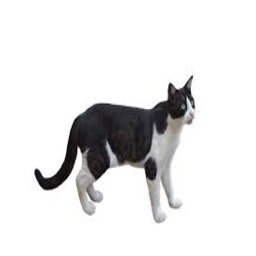
#> input picture cat.png, 256 x 256 px
$ python stecnography.py
#> lines starting #> are read from the running program, lines starting #| are printed output that depends on the picture
from PIL import Image

def encode_lsb_image(base_image_path, secret_image_path, output_path):
    # Open the base image
#> called with base_image_path = 'cat.png', secret_image_path = 'hidden.png', output_path = 'encoded_image_with_secret.png'
    base_image = Image.open(base_image_path)
#> base_image is the input picture: PIL image 256x256 RGB; mean R, G, B 229.2, 228.9, 229.1

    # Open the secret image
    secret_image = Image.open(secret_image_path)
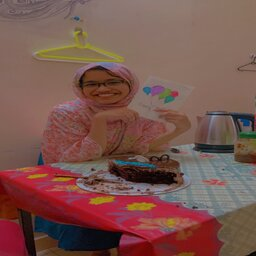
#> input picture hidden.png, 256 x 256 px
#> secret_image is the input picture: PIL image 256x256 RGB; mean R, G, B 121.4, 84.2, 77.5

    # Convert the secret image to grayscale
    secret_image = secret_image.convert("L")
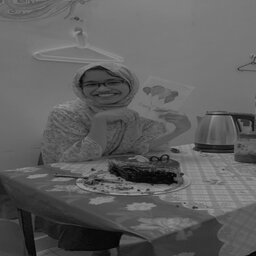
#> secret_image: PIL image 256x256 L; min 1, max 164, mean 94.6

    secret_image = secret_image.resize(base_image.size)

    # Create a copy of the base image to modify
    encoded_image = base_image.copy()

    for y in range(encoded_image.height):
        for x in range(encoded_image.width):
            base_pixel = list(encoded_image.getpixel((x, y)))
            secret_pixel = secret_image.getpixel((x, y))

            for color_channel in range(3):
                base_pixel[color_channel] &= 0xFE  # Clear the LSB
                base_pixel[color_channel] |= (secret_pixel & 0x01)
                secret_pixel >>= 1

            encoded_image.putpixel((x, y), tuple(base_pixel))

    # Save the encoded image
    encoded_image.save(output_path)
    print("LSB image insertion complete.")

def decode_lsb_image(encoded_image_path, output_path):
    # Open the encoded image
#> called with encoded_image_path = 'encoded_image_with_secret.png', output_path = 'decoded_hidden_image.png'
    encoded_image = Image.open(encoded_image_path)

    # Create a new image to store the extracted secret
    decoded_image = Image.new("RGB", encoded_image.size)
#> decoded_image: PIL image 256x256 RGB; every value is 0

    for y in range(encoded_image.height):
        for x in range(encoded_image.width):
            encoded_pixel = list(encoded_image.getpixel((x, y)))
            decoded_pixel = [encoded_pixel[channel] & 0x01 for channel in range(3)]
            decoded_pixel = [pixel * 255 for pixel in decoded_pixel]  # Scale to 0-255

            decoded_image.putpixel((x, y), tuple(decoded_pixel))
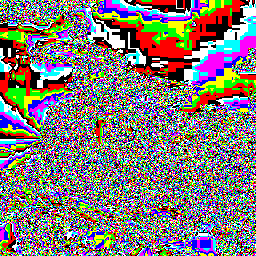
#> decoded_image: PIL image 256x256 RGB; mean R, G, B 129, 121.3, 118.5

    # Save the decoded image
    decoded_image.save(output_path)
    print("LSB image extraction complete.")

# Example usage
base_image_path = "cat.png"  # Replace with your base image path
secret_image_path = "hidden.png"  # Replace with your secret image path
encoded_image_path = "encoded_image_with_secret.png"  # Output path for encoded image
decoded_image_path = "decoded_hidden_image.png"  # Output path for decoded image

# Encode the secret image into the base image
encode_lsb_image(base_image_path, secret_image_path, encoded_image_path)

# Decode the hidden image from the encoded image
decode_lsb_image(encoded_image_path, decoded_image_path)
